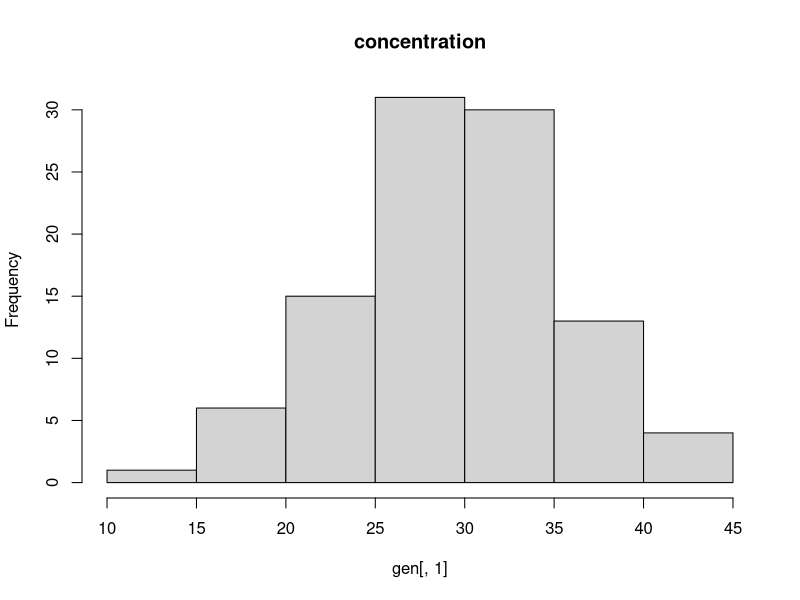
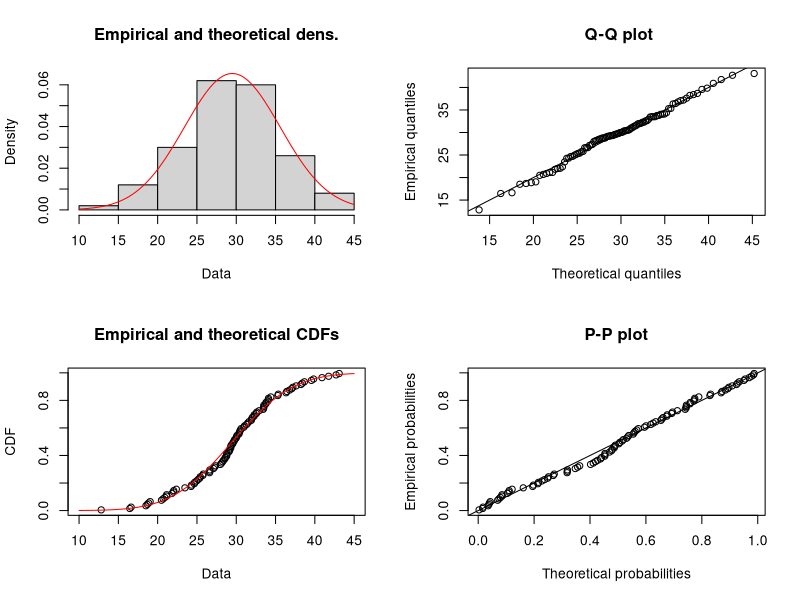
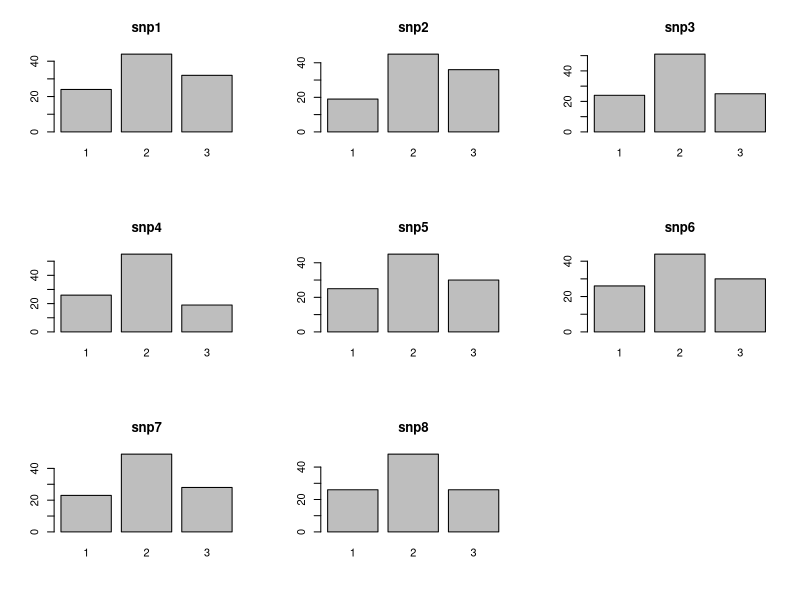

Here is the R script that generated these plots, in order:
## ---- chunk 1
knitr::opts_chunk$set(
    echo = TRUE,
    collapse = TRUE,
    comment = '#>',
    fig.path = './figures/'
)
## ---- chunk 2
library(dplyr)
library(MLmetrics)
library(caret)
library(MASS)
library(stringr)
library(ggplot2)
library(fitdistrplus)
## ---- chunk 3
gen <- read.csv("./data/gendata.csv", header=TRUE, sep=";")
knitr::kable(
    head(gen),
    booktabs=TRUE,
    caption="Genetic data",
)
gen <- gen[2:length(gen)]
cols <- length(names(gen))
gen <- sapply(gen, as.numeric)
## ---- chunk 4
par(mfrow=c(1,1))
hist(gen[,1], main="concentration")
## ---- chunk 5
plot(summary(fitdist(gen[,1],"norm")))
## ---- chunk 6
par(mfrow=c(3,3))
for (i in 2:cols) {
    barplot(table(gen[,i]), main=str_interp("snp${i-1}"))
}
## ---- chunk 7
gen <- as.data.frame(gen)

# Splitting dataset into train and test
n=nrow(gen)
set.seed(7)
trainset=(1:n)%in%sample(n,floor(n*0.7)) 
testset=!trainset 
trainset=gen[trainset,]
testset=gen[testset,]

# Modelling
model1 <- lm(conc ~ ., data = trainset)
summary(model1)

# Prediction and Metrics
pred1 = predict(model1, testset)
MSE(pred1, testset$conc)
## ---- chunk 8
impo <- varImp(model1, scale=FALSE)
knitr::kable(
    impo,
    booktabs=TRUE,
    caption="Variable importance for each SNP",
)
